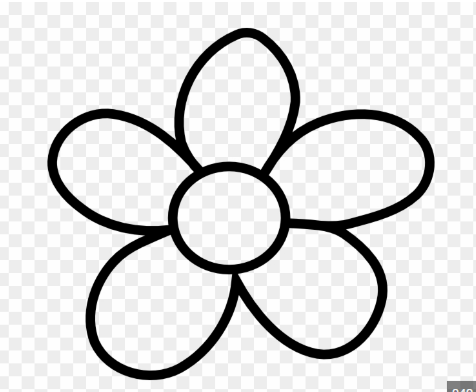
#> input picture codes/img/flower.PNG, 476 x 392 px
$ jupyter execute --allow-errors coordinate.ipynb
#> lines starting #> are read from the running program, lines starting #| are printed output that depends on the picture; after the words box and inside, x2 and y2 are one past the last pixel; in counts of white or black regions, pixels touching at a corner belong together
[cell 1]
import cv2 as cv
import numpy as np
import pandas as pd
import math
import matplotlib.pyplot as plt
from PIL import Image

from PIL import Image, ImageDraw, ImageFilter
from matplotlib import pyplot as plt

# draw a blank image, default value of 512x512 with color white or black
def draw_blank_image(x=512,y=512, isWhite=False):
    img = np.zeros([x,y,3], dtype=np.uint8)
    if(isWhite):
        img.fill(255)
    else:
        img.fill(0)
    return img

# draw grid on an image, e.g. blank image
# #https://stackoverflow.com/questions/44816682/drawing-grid-lines-across-the-image-using-opencv-python
def draw_grid_rect(img=draw_blank_image(), grid_shape=(16,16), color=(255,255,255), thickness=1):
#> called with grid_shape = (16, 16), color = (255, 255, 255), thickness = 1
    h, w, _ = img.shape
    rows, cols = grid_shape
    dy, dx = h / rows, w / cols

    # draw vertical lines
    for x in np.linspace(start=dx, stop=w-dx, num=cols-1):
        x = int(round(x))
        cv.line(img, (x, 0), (x, h), color=color, thickness=thickness)

    # draw horizontal lines
    for y in np.linspace(start=dy, stop=h-dy, num=rows-1):
        y = int(round(y))
        cv.line(img, (0, y), (w, y), color=color, thickness=thickness)
#> in show_rgb_image, `image = cv.cvtColor(image, conversion)`:
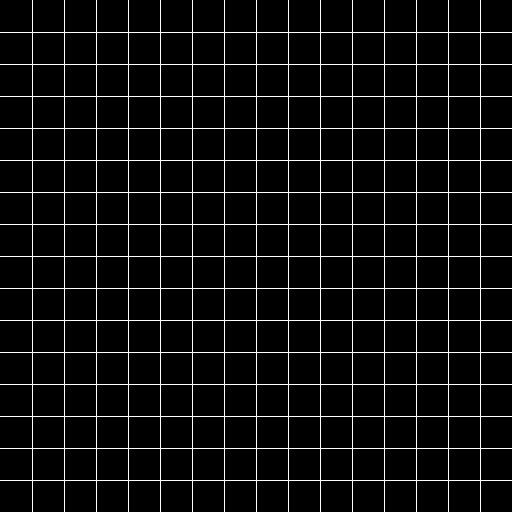
#> image: shape (512, 512, 3); 5.8% white in thin lines or dots

    return img

# draw radial grid
def draw_grid_radial(img=draw_blank_image(), n_radial=6, multiplier=2, color=(255,255,255), thickness=1):
#> called with n_radial = 36, multiplier = 2, color = (255, 255, 255), thickness = 2
    h, w, _ = img.shape
    isWider = True
    x_adjust = 0
    y_adjust = 0


    radius = min(h,w)/2
    x_center = w/2
    y_center = h/2

    # for each radial range, such as 0, 60, 120 etc (converted to radian), draw a line
    for i in range(0,n_radial+1):
        theta = 2*math.pi/n_radial*i
        # print('theta = '+str(theta))
        x1 = int(x_center + multiplier*radius * math.cos(theta))
        x2 = int(x_center - multiplier*radius * math.cos(theta))
        y1 = int(y_center + multiplier*radius * math.sin(theta))
        y2 = int(y_center - multiplier*radius * math.sin(theta))
        # print(str(x1)+", "+str(y1)+", "+str(x2)+", "+str(y2))
        cv.line(img, (x1,y1), (x2,y2), color=color, thickness=thickness)
    return img

def show_rgb_image(image, title=None, conversion=cv.COLOR_BGR2RGB):

    # Converts from one colour space to the other. this is needed as RGB
    # is not the default colour space for OpenCV
    image = cv.cvtColor(image, conversion)

    # Show the image
    plt.imshow(image)

    # remove the axis / ticks for a clean looking image
    plt.xticks([])
    plt.yticks([])

    # if a title is provided, show it
    if title is not None:
        plt.title(title)

    plt.show()

[cell 2]
blank = draw_blank_image(isWhite=False)
grid_rect = draw_grid_rect()

show_rgb_image(grid_rect)

[cell 3]
grid_radial = draw_grid_radial(n_radial=36, thickness=2)
show_rgb_image(grid_radial)
#> in show_rgb_image (call 2), `image = cv.cvtColor(image, conversion)`: image: shape (512, 512, 3); 12.2% white; 1 white region, box (x1, y1, x2, y2) and area: (0, 0, 512, 512) 31882

[cell 4]
img_circle = draw_blank_image(isWhite=True)
cv.circle(img=img_circle, center = (250,250), radius =100, color =(0,0,0), thickness=1)
#> img_circle: shape (512, 512, 3); 99.8% white; black in thin lines or dots, all inside (x1, y1, x2, y2) = (150, 150, 351, 351)

show_rgb_image(img_circle)

[cell 5]
from math import pi, cos, sin
img_star = draw_blank_image(isWhite=True)

# (rcos(2πk/5+π/2),rsin(2πk/5+π/2))∣k=0,...,4

def coord_star(r = 4):
#> called with r = 120
    multiplier = 2*pi/5
    shifter = pi/2
    coord = []
    # generate the 5*2 coordinates of 5 pointed star
    for i in range(5):
        x , y = r*cos(multiplier*i+shifter), r*sin(multiplier*i+shifter)
        coord.append((x, y))
        x , y = 2*r*cos(multiplier*i+shifter+2*pi/10), 2*r*sin(multiplier*i+shifter+2*pi/10)
        coord.append((x, y))

    # duplicate the first element at the end, to ensure close form of shape
    coord.append(coord[0])
    # shift to center by the size of image/2
    center = 256
    return np.array(coord).astype(int) + center

star = coord_star(120)

# (star[i][0], star[i][1]), (star[i+1][0], star[i+1][1])

for i in range(len(star)-1):
    img_star = cv.line(img_star, (star[i][0], star[i][1]), (star[i+1][0], star[i+1][1]) , color =(0,0,0), thickness=1)

# img_star = cv.line(img_star, (0,0), (100,100) , color =(255,0,0), thickness=1)

show_rgb_image(img_star)
#> in show_rgb_image (call 4), `image = cv.cvtColor(image, conversion)`: image: shape (512, 512, 3); 99.5% white; black in thin lines or dots, all inside (x1, y1, x2, y2) = (28, 16, 485, 451)

[cell 6]
distance = 16
img_rect = draw_blank_image(isWhite=True)
w, h, _ = img_rect.shape
cv.rectangle(img=img_rect, pt1=(distance,distance),pt2=(w-distance,h-distance), color =(0,0,0), thickness=1)
#> img_rect: shape (512, 512, 3); 99.3% white; black in thin lines or dots, all inside (x1, y1, x2, y2) = (16, 16, 497, 497)

show_rgb_image(img_rect)

[cell 7]
def mergeImageGrid(img, grid):
    img_grid = Image.fromarray(grid)
    img_target = Image.fromarray(img)

    img_blank = Image.fromarray(draw_blank_image(isWhite=True))
#> img_blank: PIL image 512x512 RGB; every value is 255
    img_mask = img_grid.convert("L").resize(img_grid.size)
    return Image.composite(img_target, img_blank, img_mask)
#> returned value: PIL image 512x512 RGB; 100% white; black in thin lines or dots, all inside (x1, y1, x2, y2) = (151, 151, 350, 350)

[cell 8]
# filter redundant x and y coordinates, i.e that is very close to each other
def filterXY(df, cutoff=3):
    distances = np.sqrt(np.sum([(df[[c]].to_numpy() - df[c].to_numpy())**2 for c in ('x','y')], axis=0))
    mask = np.tril(distances < cutoff, k=-1).any(axis=1)
    return df[~mask]

# retrieve filtered x and y coordinates
def xyFromPILImage(image):
    img_np = np.array(image)
    x, y = np.where((img_np[:,:,0:3] == [0,0,0]).all(2))
#> x = 97 values from 151 to 349; y = 97 values, max 349 at index 41, min 151 at index 38, mean 252.7

    df = pd.DataFrame({'x':x, 'y':y})
#> df = table of 97 rows and 2 columns
    df = filterXY(df)
#> df = table of 36 rows and 2 columns
    df.plot('x','y',kind='scatter')
    return df

[cell 9]
im = mergeImageGrid(img_circle, grid_radial)
display(im)
df_circle = xyFromPILImage(im)
#> df_circle = table of 36 rows and 2 columns
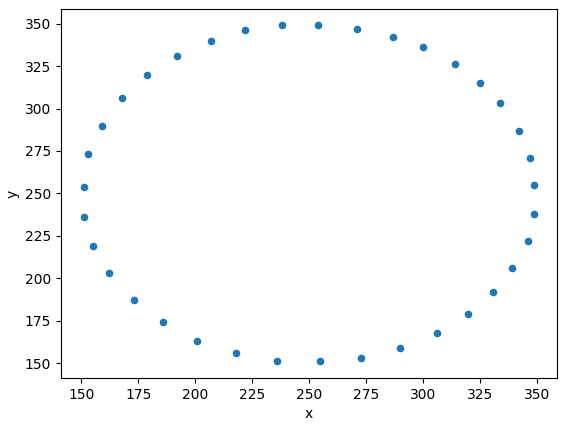
#> figure drawn by matplotlib, 1 panel

[cell 10]
im2 = mergeImageGrid(img_rect, grid_radial)
df_rect = xyFromPILImage(im2)
#> df_rect = table of 36 rows and 2 columns
#> (the rest of this cell did not finish here and is left out)

[cell 11]
im3 = mergeImageGrid(img_star, grid_radial)
#> in mergeImageGrid (call 3), `return Image.composite(img_target, img_blank, img_mask)`: returned value: PIL image 512x512 RGB; 99.9% white; black in thin lines or dots, all inside (x1, y1, x2, y2) = (46, 16, 467, 431)
display(im3)
df_star = xyFromPILImage(im3)
#> df_star = table of 37 rows and 2 columns
#> (the rest of this cell did not finish here and is left out)

[cell 12]
img_diamond = draw_blank_image(isWhite=True)

coord = [[0,256], [256, 512], [512, 256], [256, 0], [0,256]]

for i in range(len(coord)-1):
    img_diamond = cv.line(img_diamond, (coord[i][0], coord[i][1]), (coord[i+1][0], coord[i+1][1]), color=(0,0,0) )


im2 = mergeImageGrid(img_diamond, grid_radial)
#> in mergeImageGrid (call 4), `img_target = Image.fromarray(img)`: img_target: PIL image 512x512 RGB; 99.6% white; black in thin lines or dots
#> in mergeImageGrid (call 4), `return Image.composite(img_target, img_blank, img_mask)`: returned value: PIL image 512x512 RGB; 100% white; black in thin lines or dots
df_diamond = xyFromPILImage(im2)
#> df_diamond = table of 36 rows and 2 columns
#> (the rest of this cell did not finish here and is left out)

[cell 13]
coord = [[10,250], [10, 500], [250, 500], [250, 250], [250, 10], [500, 10], [500, 500]]

[cell 14]
blank2 = draw_blank_image(isWhite=False)
grid_custom = draw_grid_rect(img=blank2, grid_shape=(10,10))

show_rgb_image(grid_custom)
#> in show_rgb_image (call 6), `image = cv.cvtColor(image, conversion)`: image: shape (512, 512, 3); 3.5% white in thin lines or dots

[cell 15]
img_custom = draw_blank_image(isWhite=True)

coord = [[10,250], [10, 500], [250, 500], [250, 250], [250, 10], [500, 10], [500, 500]]

for i in range(len(coord)-1):
    img_custom = cv.line(img_custom, (coord[i][0], coord[i][1]), (coord[i+1][0], coord[i+1][1]), color=(0,0,0) )

# coord = [[0,0], [16, 16]]

# for i in range(len(coord)-1):
#     img_custom = cv.line(img_custom, (coord[i][0], coord[i][1]), (coord[i+1][0], coord[i+1][1]), color=(0,0,0) )

show_rgb_image(img_custom)
#> in show_rgb_image (call 7), `image = cv.cvtColor(image, conversion)`: image: shape (512, 512, 3); 99.3% white; black in thin lines or dots

im2 = mergeImageGrid(img_custom, grid_custom)
#> in mergeImageGrid (call 5), `img_mask = img_grid.convert("L").resize(img_grid.size)`: img_mask: PIL image 512x512 L; 3.5% white in thin lines or dots
#> in mergeImageGrid (call 5), `return Image.composite(img_target, img_blank, img_mask)`:
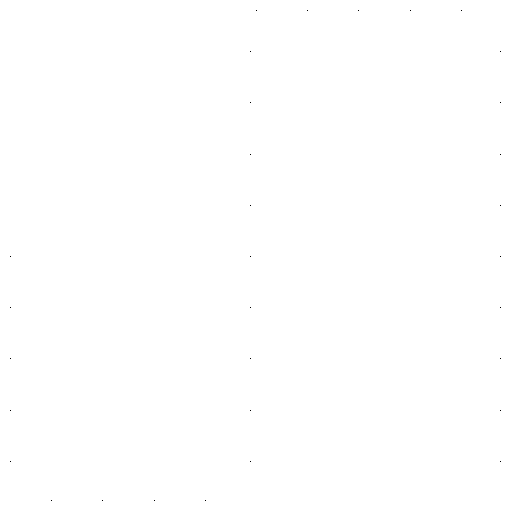
#> returned value: PIL image 512x512 RGB; 100% white; black in thin lines or dots
df_diamond = xyFromPILImage(im2)
#> df_diamond = table of 32 rows and 2 columns
#> (the rest of this cell did not finish here and is left out)

[cell 16]
import skimage.io
import skimage.measure
import numpy as np
import scipy.interpolate
import os
import pandas as pd
import matplotlib.pyplot as plt
import numpy as np

def get_coordinates(image_path, threshold=0.5, num_points=36):
#> called with image_path = 'img/flower.PNG', threshold = 0.5, num_points = 36
    image = skimage.io.imread(image_path, as_gray=True)
#> image: shape (392, 476) float64; min 0, max 1, mean 0.864

    #binary - black:0 , white: 1
    mask = image < threshold
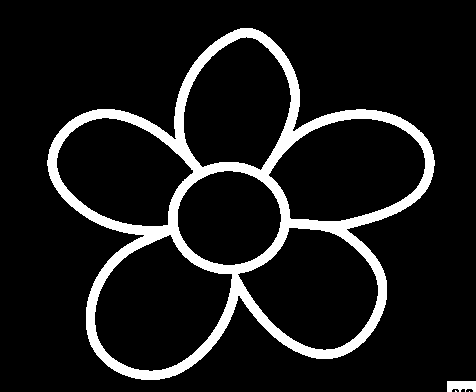
#> mask: shape (392, 476) bool; 10.3% white; 4 white regions (2 under 20 px), largest, box (x1, y1, x2, y2) and area: (47, 28, 435, 380) 18999, (447, 381, 476, 392) 270

    #contours
    contours = skimage.measure.find_contours(mask, 0.5)
#> contours = 13 point arrays, longest 1925 points
    coordinates = contours[0]
#> coordinates = 1925 pairs, first value 27.5 to 379.5, second value 46.5 to 434.5

    #resample to target number of points only
    tck, u = scipy.interpolate.splprep([coordinates[:, 1], coordinates[:, 0]], s=0)
#> tck = 3 items; u = 1925 values from 0 to 1
    u_new = np.linspace(u.min(), u.max(), num_points)
#> u_new = 36 values from 0 to 1
    x_new, y_new = scipy.interpolate.splev(u_new, tck)
#> x_new = 36 values, max 430.5 at index 23, min 47.5 at index 8, mean 233.5; y_new = 36 values, max 379.5 at index 0, min 32.53 at index 15, mean 215.4
    coordinates = np.column_stack((y_new, x_new))
#> coordinates = 36 pairs, first value 32.53 to 379.5, second value 47.5 to 430.5

    #shift the coordinates to be within frame range 0-500
    x_min, y_min = np.min(coordinates, axis=0)
#> x_min = 32.53; y_min = 47.5
    x_max, y_max = np.max(coordinates, axis=0)
#> x_max = 379.5; y_max = 430.5
    x_shift = 250 - (x_max + x_min) // 2
#> x_shift = 44
    y_shift = 250 - (y_max + y_min) // 2
#> y_shift = 11
    coordinates[:, 0] += x_shift
    coordinates[:, 1] += y_shift

    #ensure whole number
    coordinates = np.round(coordinates).astype(int)
#> coordinates = 36 pairs, first value 77 to 424, second value 59 to 442

    #ensure no duplicates, should be before resample, commented out
    #coordinates = np.unique(coordinates, axis=0)

    #store coordinates in csv
    df = pd.DataFrame(coordinates, columns=['x', 'y'])
#> df = table of 36 rows and 2 columns
    df.to_csv('coordinates/'+os.path.splitext(os.path.basename(image_path))[0]+'.csv', index=False, mode="w")

    #return as np array
    return coordinates

#> (a cell that did not finish here is left out)

#> (a cell that did not finish here is left out)

#> call 2 of get_coordinates, with image_path = 'img/love.PNG', threshold = 0.5, num_points = 36
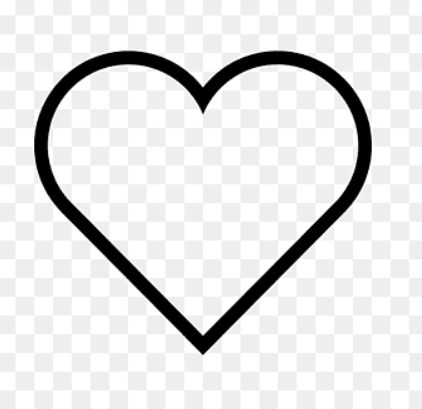
#> input picture codes/img/love.PNG, 422 x 409 px
#> in get_coordinates, image is the input picture: shape (409, 422) float64; min 0, max 1, mean 0.893
#> in get_coordinates (call 2), `mask = image < threshold`:
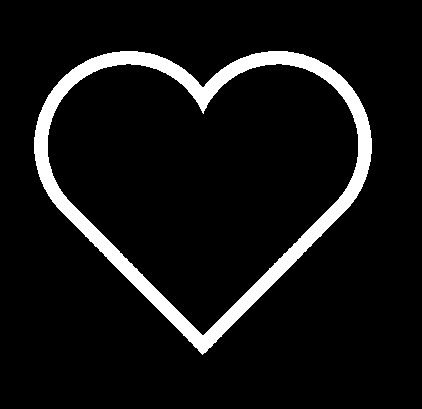
#> mask: shape (409, 422) bool; 7.7% white; 1 white region, box (x1, y1, x2, y2) and area: (34, 51, 372, 355) 13288
#> in get_coordinates (call 2), `contours = skimage.measure.find_contours(mask, 0.5)`: contours = 2 point arrays, longest 1357 points
#> in get_coordinates (call 2), `coordinates = contours[0]`: coordinates = 1357 pairs, first value 50.5 to 354.5, second value 33.5 to 371.5
#> in get_coordinates (call 2), `tck, u = scipy.interpolate.splprep([coordinates[:, 1], coordinates[:, ..`: u = 1357 values from 0 to 1
#> in get_coordinates (call 2), `x_new, y_new = scipy.interpolate.splev(u_new, tck)`: x_new = 36 values, max 370.5 at index 26, min 34.49 at index 9, mean 202.4; y_new = 36 values, max 354.5 at index 0, min 51.44 at index 14, mean 177.3
#> in get_coordinates (call 2), `coordinates = np.column_stack((y_new, x_new))`: coordinates = 36 pairs, first value 51.44 to 354.5, second value 34.49 to 370.5
#> in get_coordinates (call 2), `x_min, y_min = np.min(coordinates, axis=0)`: x_min = 51.44; y_min = 34.49
#> in get_coordinates (call 2), `x_max, y_max = np.max(coordinates, axis=0)`: x_max = 354.5; y_max = 370.5
#> in get_coordinates (call 2), `x_shift = 250 - (x_max + x_min) // 2`: x_shift = 48
#> in get_coordinates (call 2), `coordinates = np.round(coordinates).astype(int)`: coordinates = 36 pairs, first value 99 to 403, second value 82 to 418

plt.scatter(coordinates[:, 0], coordinates[:, 1])
plt.xlim(0, 500)
plt.ylim(0, 500)
plt.show()

#> (a cell that did not finish here is left out)

#> call 3 of get_coordinates, with image_path = 'img/arrow.PNG', threshold = 0.5, num_points = 36
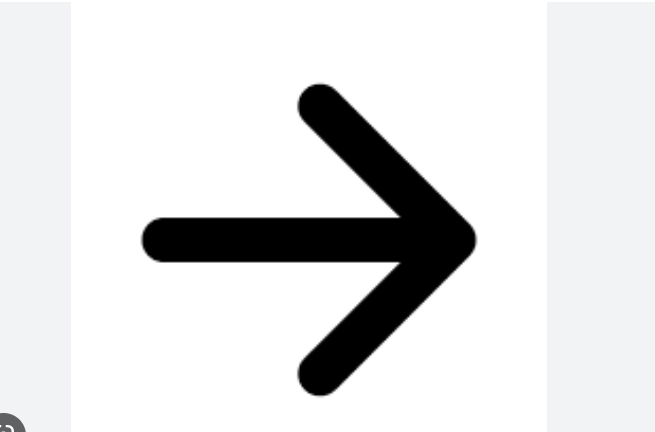
#> input picture codes/img/arrow.PNG, 655 x 432 px
#> in get_coordinates (call 3), `mask = image < threshold`:
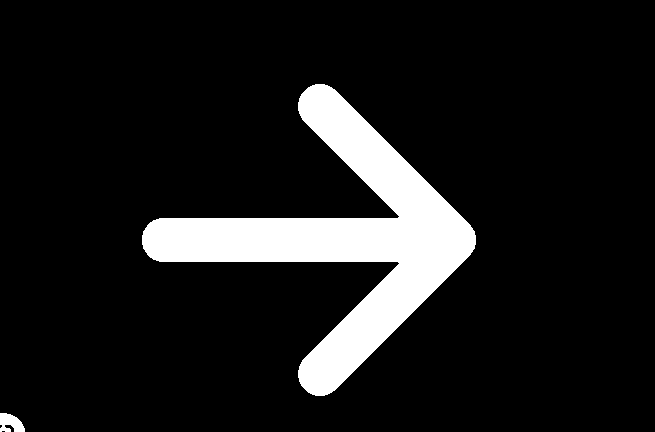
#> mask: shape (432, 655) bool; 10.7% white; 2 white regions, box (x1, y1, x2, y2) and area: (142, 84, 476, 396) 29957, (0, 413, 25, 432) 338
#> in get_coordinates (call 3), `contours = skimage.measure.find_contours(mask, 0.5)`: contours = 5 point arrays, longest 1697 points
#> in get_coordinates (call 3), `coordinates = contours[0]`: coordinates = 1697 pairs, first value 83.5 to 395.5, second value 141.5 to 475.5
#> in get_coordinates (call 3), `tck, u = scipy.interpolate.splprep([coordinates[:, 1], coordinates[:, ..`: u = 1697 values from 0 to 1
#> in get_coordinates (call 3), `x_new, y_new = scipy.interpolate.splev(u_new, tck)`: x_new = 36 values, max 471.7 at index 29, min 142.4 at index 12, mean 329.3; y_new = 36 values, max 395.5 at index 0, min 88.5 at index 24, mean 243.8
#> in get_coordinates (call 3), `coordinates = np.column_stack((y_new, x_new))`: coordinates = 36 pairs, first value 88.5 to 395.5, second value 142.4 to 471.7
#> in get_coordinates (call 3), `x_min, y_min = np.min(coordinates, axis=0)`: x_min = 88.5; y_min = 142.4
#> in get_coordinates (call 3), `x_max, y_max = np.max(coordinates, axis=0)`: x_max = 395.5; y_max = 471.7
#> in get_coordinates (call 3), `x_shift = 250 - (x_max + x_min) // 2`: x_shift = 9
#> in get_coordinates (call 3), `y_shift = 250 - (y_max + y_min) // 2`: y_shift = -57
#> in get_coordinates (call 3), `coordinates = np.round(coordinates).astype(int)`: coordinates = 36 pairs, first value 97 to 405, second value 85 to 415

plt.scatter(coordinates[:, 0], coordinates[:, 1])
plt.xlim(0, 500)
plt.ylim(0, 500)
plt.show()

#> (a cell that did not finish here is left out)

#> call 4 of get_coordinates, with image_path = 'img/circle.png', threshold = 0.5, num_points = 32
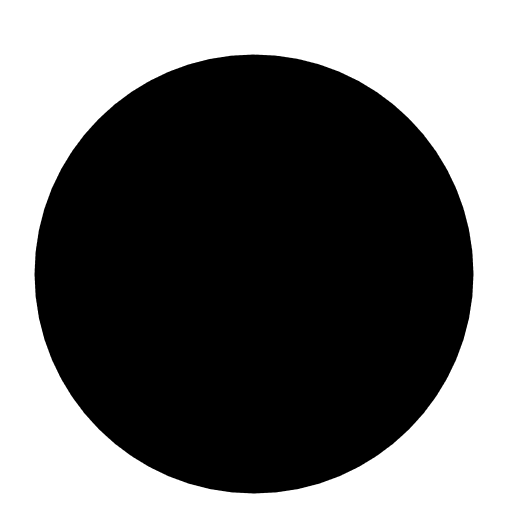
#> input picture codes/img/circle.png, 512 x 512 px
#> in get_coordinates, image is the input picture: shape (512, 512) float64; min 0, max 1, mean 0.423
#> in get_coordinates (call 4), `mask = image < threshold`:
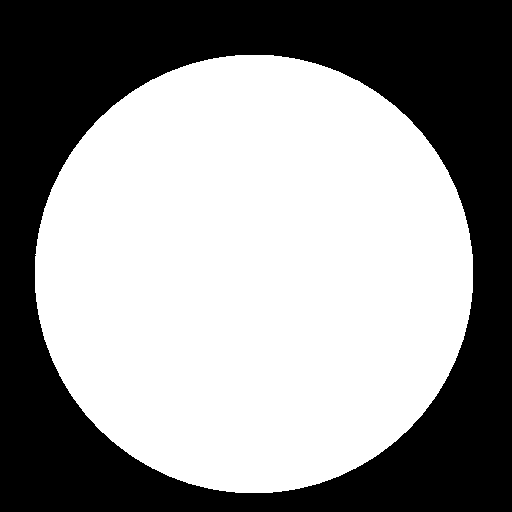
#> mask: shape (512, 512) bool; 57.6% white; 1 black region, box (x1, y1, x2, y2) and area: (0, 0, 512, 512) 111035
#> in get_coordinates (call 4), `contours = skimage.measure.find_contours(mask, 0.5)`: contours = 1 point arrays, longest 1755 points
#> in get_coordinates (call 4), `coordinates = contours[0]`: coordinates = 1755 pairs, first value 54.5 to 492.5, second value 34.5 to 472.5
#> in get_coordinates (call 4), `tck, u = scipy.interpolate.splprep([coordinates[:, 1], coordinates[:, ..`: u = 1755 values from 0 to 1
#> in get_coordinates (call 4), `x_new, y_new = scipy.interpolate.splev(u_new, tck)`: x_new = 32 values, max 472.5 at index 24, min 34.5 at index 8, mean 254; y_new = 32 values, max 492.5 at index 0, min 54.5 at index 16, mean 280.3
#> in get_coordinates (call 4), `coordinates = np.column_stack((y_new, x_new))`: coordinates = 32 pairs, first value 54.5 to 492.5, second value 34.5 to 472.5
#> in get_coordinates (call 4), `x_min, y_min = np.min(coordinates, axis=0)`: x_min = 54.5; y_min = 34.5
#> in get_coordinates (call 4), `x_max, y_max = np.max(coordinates, axis=0)`: x_max = 492.5; y_max = 472.5
#> in get_coordinates (call 4), `x_shift = 250 - (x_max + x_min) // 2`: x_shift = -23
#> in get_coordinates (call 4), `y_shift = 250 - (y_max + y_min) // 2`: y_shift = -3
#> in get_coordinates (call 4), `coordinates = np.round(coordinates).astype(int)`: coordinates = 32 pairs, first value 31 to 470, second value 32 to 470
#> in get_coordinates (call 4), `df = pd.DataFrame(coordinates, columns=['x', 'y'])`: df = table of 32 rows and 2 columns
